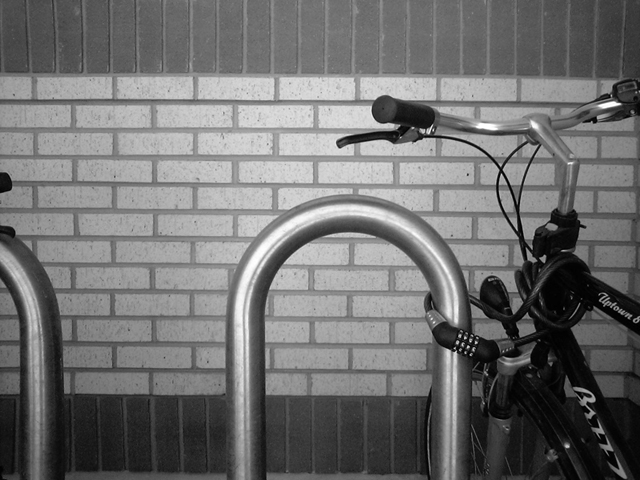
#> input picture Bikesgray.jpg, 640 x 480 px
$ python harris.py
#> lines starting #> are read from the running program, lines starting #| are printed output that depends on the picture; after the words box and inside, x2 and y2 are one past the last pixel; in counts of white or black regions, pixels touching at a corner belong together
import numpy as np
import PIL.Image as Image
from matplotlib import pyplot as plt


def sobel_kernel() -> np.ndarray:
    """
    Create discrete Sobel kernel
    """
    return (np.array([1, 2, 1]), np.array([-1, 0, 1]))


def gaussian_kernel(sigma: float) -> np.ndarray:
    """
    Create discrete Gaussian kernel, clip to ±3σ
    :param sigma: sigma is the std-deviation and refers to spread of gaussian
    """
    width = np.ceil(3 * sigma)
    support = np.arange(-width, width + 1)  # off by one for upper bound
    gauss_kernel = np.exp(-(support**2) / (2.0 * sigma**2)) / (
        sigma * np.sqrt(2 * np.pi)
    )
    return gauss_kernel


def symmetric_convolve(img: np.ndarray, kernel: np.ndarray) -> np.ndarray:
    """
    Convolve image with kernel, clip to ±3σ
    :param img: input image
    :param kernel: kernel to convolve with
    """
    tmp = np.zeros_like(img)
    gauss = np.zeros_like(img)
    for i in range(img.shape[0]):
        tmp[i, :] = np.convolve(img[i, :], kernel, mode="same")
    for j in range(img.shape[1]):
        gauss[:, j] = np.convolve(tmp[:, j], kernel, mode="same")
    return gauss


def convolve(img: np.ndarray, kernel_x: np.ndarray, kernel_y) -> np.ndarray:
    """
    Convolve image with kernel
    :param img: input image
    :param kernel: kernel to convolve with
    """
    tmp = np.zeros_like(img)
    res = np.zeros_like(img)
    for i in range(img.shape[0]):
        tmp[i, :] = np.convolve(img[i, :], kernel_x, mode="same")
    for j in range(img.shape[1]):
        res[:, j] = np.convolve(tmp[:, j], kernel_y, mode="same")
    return res


def non_maximum_suppression(magnitude: np.ndarray, size: int = 2) -> np.ndarray:
    """
    Non maximum suppression
    :param magnitude: magnitude of eigenvalues
    """
    nms = np.copy(magnitude)
    for i in range(magnitude.shape[0] - 1):
        for j in range(magnitude.shape[1] - 1):
            try:
                for m in range(i - size, i + size + 1):
                    for n in range(j - size, j + size + 1):
                        if magnitude[i, j] < magnitude[m, n]:
                            nms[i, j] = 0

            except IndexError:
                pass
    nms[nms > 0] = 1
    return nms


def HarrisCorner(
    img: np.ndarray, sigma: float, k: float, threshold: float
) -> np.ndarray:
    """
    Harris Corner Detection
    :param img: input image
    :param sigma: sigma is the std-deviation and refers to spread of gaussian
    :param k: Harris constant
    :param threshold: threshold for corner detection
    """
    sob_x, sob_y = sobel_kernel()
    dx = convolve(img, sob_x, sob_y)
    dy = convolve(img, sob_y, sob_x)

    # Gaussian Filter
    A = symmetric_convolve(dx**2, gaussian_kernel(sigma))
    B = symmetric_convolve(dy**2, gaussian_kernel(sigma))
    C = symmetric_convolve(dx * dy, gaussian_kernel(sigma))

    response = (A * B - C**2) - k * (A + B) ** 2
    response[response < threshold] = 0
    return response


def main():
    image = Image.open("Bikesgray.jpg")
#> image is the input picture: PIL image 640x480 L; min 0, max 255, mean 112.2
    img = np.array(image.convert("L")) / 255.0
    strong_corners = HarrisCorner(img, 1, 0.1, 0.8)
#> after the loop in convolve, `for j in range(img.shape[1]):`:
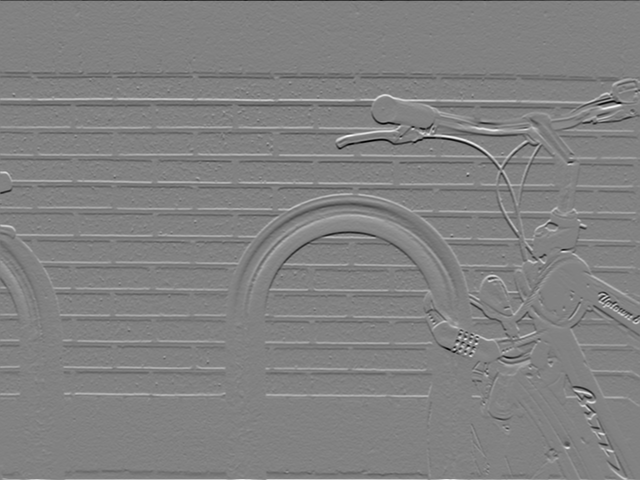
#> res: shape (480, 640) float64; min -3.03, max 2.93, mean 0.000874; drawn with min black and max white
#> after the loop in symmetric_convolve, `for i in range(img.shape[0]):`:
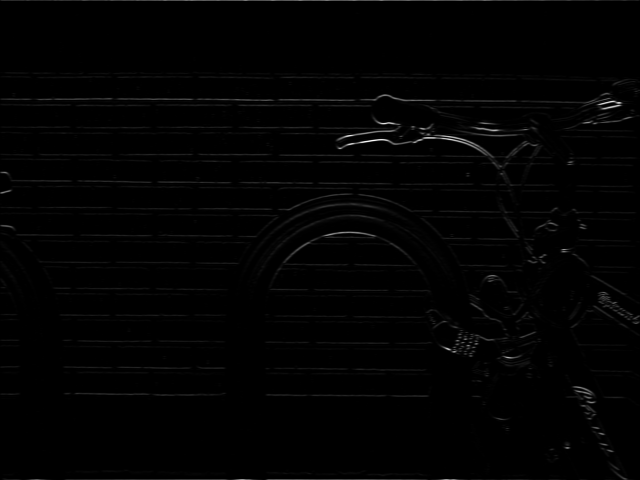
#> tmp: shape (480, 640) float64; min 0, max 8.94, mean 0.092; drawn with min black and max white
#> after the loop in symmetric_convolve (call 2), `for i in range(img.shape[0]):`:
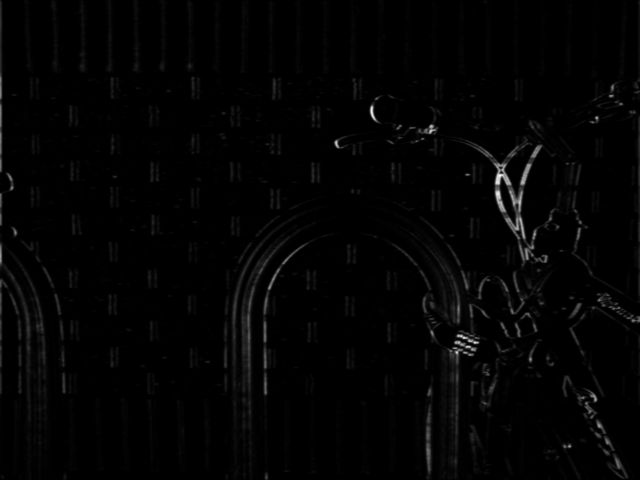
#> tmp: shape (480, 640) float64; min 0, max 4.71, mean 0.0741; drawn with min black and max white
#> after the loop in symmetric_convolve (call 3), `for i in range(img.shape[0]):`:
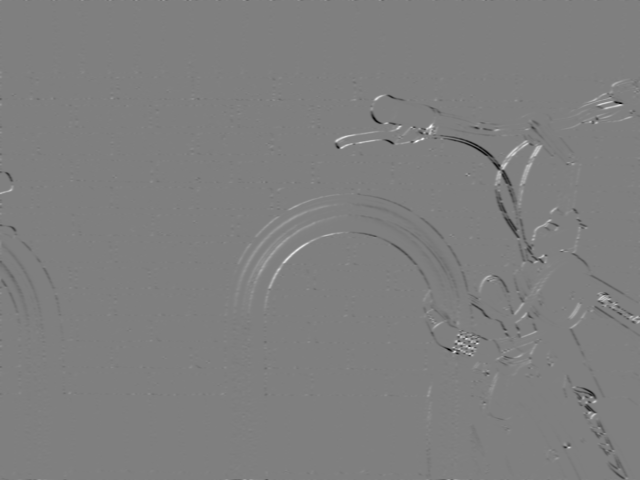
#> tmp: shape (480, 640) float64; min -2.52, max 2.52, mean -0.00315; drawn with min black and max white
#> in HarrisCorner, `response = (A * B - C**2) - k * (A + B) ** 2`:
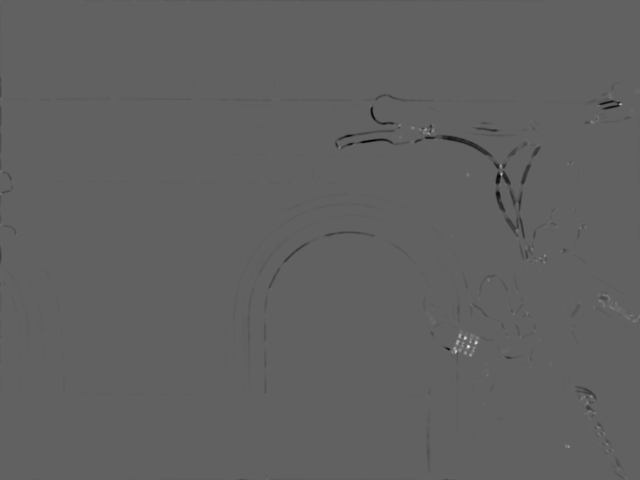
#> response: shape (480, 640) float64; min -2.09, max 3.36, mean -0.00913; drawn with min black and max white
#> in HarrisCorner, `response[response < threshold] = 0`:
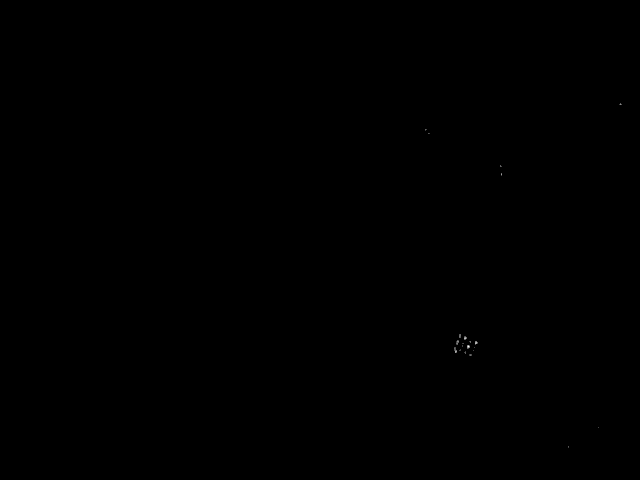
#> response: shape (480, 640) float64; min 0, max 3.36, mean 0.000454; drawn with min black and max white
    nms = non_maximum_suppression(strong_corners)
#> after the loop in non_maximum_suppression, `for i in range(magnitude.shape[0] - 1):`: nms: shape (480, 640) float64; 0.03% of pixels changed, all inside (x1, y1, x2, y2) = (425, 103, 622, 448)
#> in non_maximum_suppression, `nms[nms > 0] = 1`: nms: shape (480, 640) float64; values 0 (black) and 1 (white), 0.01% white in thin lines or dots, all inside (x1, y1, x2, y2) = (425, 104, 621, 447)

    plt.imshow(image)
    dots_x, dots_y = np.where(nms.T > 0)
#> dots_x = 20 values from 425 to 620; dots_y = 20 values, max 446 at index 17, min 104 at index 19, mean 303.6
    plt.scatter(dots_x, dots_y, color="red", s=2)  # Plot green dots
    plt.show()
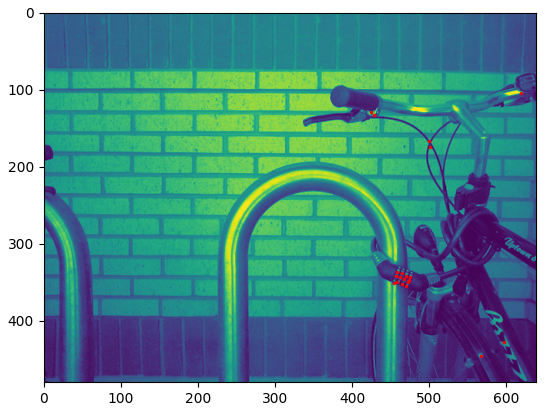
#> figure drawn by matplotlib, 1 panel


if __name__ == "__main__":
    main()
